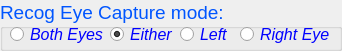
      <widget class="QGroupBox" name="groupBox_14">
       <property name="geometry">
        <rect>
         <x>10</x>
         <y>88</y>
         <width>342</width>
         <height>51</height>
        </rect>
       </property>
       <property name="palette">
        <palette>
         <active>
          <colorrole role="WindowText">
           <brush brushstyle="SolidPattern">
            <color alpha="255">
             <red>0</red>
             <green>85</green>
             <blue>255</blue>
            </color>
           </brush>
          </colorrole>
         </active>
         <inactive>
          <colorrole role="WindowText">
           <brush brushstyle="SolidPattern">
            <color alpha="255">
             <red>0</red>
             <green>85</green>
             <blue>255</blue>
            </color>
           </brush>
          </colorrole>
         </inactive>
         <disabled>
          <colorrole role="WindowText">
           <brush brushstyle="SolidPattern">
            <color alpha="255">
             <red>120</red>
             <green>120</green>
             <blue>120</blue>
            </color>
           </brush>
          </colorrole>
         </disabled>
        </palette>
       </property>
       <property name="font">
        <font>
         <pointsize>14</pointsize>
        </font>
       </property>
       <property name="title">
        <string>Recog Eye Capture mode:</string>
       </property>
       <widget class="QRadioButton" name="radioButton_RecogBothEyes">
        <property name="geometry">
         <rect>
          <x>10</x>
          <y>25</y>
          <width>101</width>
          <height>19</height>
         </rect>
        </property>
        <property name="palette">
         <palette>
          <active>
           <colorrole role="WindowText">
            <brush brushstyle="SolidPattern">
             <color alpha="255">
              <red>0</red>
              <green>0</green>
              <blue>255</blue>
             </color>
            </brush>
           </colorrole>
           <colorrole role="ButtonText">
            <brush brushstyle="SolidPattern">
             <color alpha="255">
              <red>0</red>
              <green>0</green>
              <blue>255</blue>
             </color>
            </brush>
           </colorrole>
          </active>
          <inactive>
           <colorrole role="WindowText">
            <brush brushstyle="SolidPattern">
             <color alpha="255">
              <red>0</red>
              <green>0</green>
              <blue>255</blue>
             </color>
            </brush>
           </colorrole>
           <colorrole role="ButtonText">
            <brush brushstyle="SolidPattern">
             <color alpha="255">
              <red>0</red>
              <green>0</green>
              <blue>255</blue>
             </color>
            </brush>
           </colorrole>
          </inactive>
          <disabled>
           <colorrole role="WindowText">
            <brush brushstyle="SolidPattern">
             <color alpha="255">
              <red>120</red>
              <green>120</green>
              <blue>120</blue>
             </color>
            </brush>
           </colorrole>
           <colorrole role="ButtonText">
            <brush brushstyle="SolidPattern">
             <color alpha="255">
              <red>120</red>
              <green>120</green>
              <blue>120</blue>
             </color>
            </brush>
           </colorrole>
          </disabled>
         </palette>
        </property>
        <property name="font">
         <font>
          <family>Arial</family>
          <pointsize>12</pointsize>
          <weight>50</weight>
          <italic>true</italic>
          <bold>false</bold>
         </font>
        </property>
        <property name="text">
         <string>Both Eyes</string>
        </property>
        <property name="checked">
         <bool>false</bool>
        </property>
       </widget>
       <widget class="QRadioButton" name="radioButton_RecogEitherEye">
        <property name="geometry">
         <rect>
          <x>110</x>
          <y>25</y>
          <width>71</width>
          <height>19</height>
         </rect>
        </property>
        <property name="palette">
         <palette>
          <active>
           <colorrole role="WindowText">
            <brush brushstyle="SolidPattern">
             <color alpha="255">
              <red>0</red>
              <green>0</green>
              <blue>255</blue>
             </color>
            </brush>
           </colorrole>
           <colorrole role="ButtonText">
            <brush brushstyle="SolidPattern">
             <color alpha="255">
              <red>0</red>
              <green>0</green>
              <blue>255</blue>
             </color>
            </brush>
           </colorrole>
          </active>
          <inactive>
           <colorrole role="WindowText">
            <brush brushstyle="SolidPattern">
             <color alpha="255">
              <red>0</red>
              <green>0</green>
              <blue>255</blue>
             </color>
            </brush>
           </colorrole>
           <colorrole role="ButtonText">
            <brush brushstyle="SolidPattern">
             <color alpha="255">
              <red>0</red>
              <green>0</green>
              <blue>255</blue>
             </color>
            </brush>
           </colorrole>
          </inactive>
          <disabled>
           <colorrole role="WindowText">
            <brush brushstyle="SolidPattern">
             <color alpha="255">
              <red>120</red>
              <green>120</green>
              <blue>120</blue>
             </color>
            </brush>
           </colorrole>
           <colorrole role="ButtonText">
            <brush brushstyle="SolidPattern">
             <color alpha="255">
              <red>120</red>
              <green>120</green>
              <blue>120</blue>
             </color>
            </brush>
           </colorrole>
          </disabled>
         </palette>
        </property>
        <property name="font">
         <font>
          <family>Arial</family>
          <pointsize>12</pointsize>
          <weight>50</weight>
          <italic>true</italic>
          <bold>false</bold>
         </font>
        </property>
        <property name="text">
         <string>Either</string>
        </property>
        <property name="checked">
         <bool>true</bool>
        </property>
       </widget>
       <widget class="QRadioButton" name="radioButton_RecogLeftEye">
        <property name="geometry">
         <rect>
          <x>180</x>
          <y>25</y>
          <width>61</width>
          <height>19</height>
         </rect>
        </property>
        <property name="palette">
         <palette>
          <active>
           <colorrole role="WindowText">
            <brush brushstyle="SolidPattern">
             <color alpha="255">
              <red>0</red>
              <green>0</green>
              <blue>255</blue>
             </color>
            </brush>
           </colorrole>
           <colorrole role="ButtonText">
            <brush brushstyle="SolidPattern">
             <color alpha="255">
              <red>0</red>
              <green>0</green>
              <blue>255</blue>
             </color>
            </brush>
           </colorrole>
          </active>
          <inactive>
           <colorrole role="WindowText">
            <brush brushstyle="SolidPattern">
             <color alpha="255">
              <red>0</red>
              <green>0</green>
              <blue>255</blue>
             </color>
            </brush>
           </colorrole>
           <colorrole role="ButtonText">
            <brush brushstyle="SolidPattern">
             <color alpha="255">
              <red>0</red>
              <green>0</green>
              <blue>255</blue>
             </color>
            </brush>
           </colorrole>
          </inactive>
          <disabled>
           <colorrole role="WindowText">
            <brush brushstyle="SolidPattern">
             <color alpha="255">
              <red>120</red>
              <green>120</green>
              <blue>120</blue>
             </color>
            </brush>
           </colorrole>
           <colorrole role="ButtonText">
            <brush brushstyle="SolidPattern">
             <color alpha="255">
              <red>120</red>
              <green>120</green>
              <blue>120</blue>
             </color>
            </brush>
           </colorrole>
          </disabled>
         </palette>
        </property>
        <property name="font">
         <font>
          <family>Arial</family>
          <pointsize>12</pointsize>
          <weight>50</weight>
          <italic>true</italic>
          <bold>false</bold>
         </font>
        </property>
        <property name="text">
         <string>Left</string>
        </property>
       </widget>
       <widget class="QRadioButton" name="radioButton_RecogRightEye">
        <property name="geometry">
         <rect>
          <x>240</x>
          <y>25</y>
          <width>101</width>
          <height>19</height>
         </rect>
        </property>
        <property name="palette">
         <palette>
          <active>
           <colorrole role="WindowText">
            <brush brushstyle="SolidPattern">
             <color alpha="255">
              <red>0</red>
              <green>0</green>
              <blue>255</blue>
             </color>
            </brush>
           </colorrole>
           <colorrole role="ButtonText">
            <brush brushstyle="SolidPattern">
             <color alpha="255">
              <red>0</red>
              <green>0</green>
              <blue>255</blue>
             </color>
            </brush>
           </colorrole>
          </active>
          <inactive>
           <colorrole role="WindowText">
            <brush brushstyle="SolidPattern">
             <color alpha="255">
              <red>0</red>
              <green>0</green>
              <blue>255</blue>
             </color>
            </brush>
           </colorrole>
           <colorrole role="ButtonText">
            <brush brushstyle="SolidPattern">
             <color alpha="255">
              <red>0</red>
              <green>0</green>
              <blue>255</blue>
             </color>
            </brush>
           </colorrole>
          </inactive>
          <disabled>
           <colorrole role="WindowText">
            <brush brushstyle="SolidPattern">
             <color alpha="255">
              <red>120</red>
              <green>120</green>
              <blue>120</blue>
             </color>
            </brush>
           </colorrole>
           <colorrole role="ButtonText">
            <brush brushstyle="SolidPattern">
             <color alpha="255">
              <red>120</red>
              <green>120</green>
              <blue>120</blue>
             </color>
            </brush>
           </colorrole>
          </disabled>
         </palette>
        </property>
        <property name="font">
         <font>
          <family>Arial</family>
          <pointsize>12</pointsize>
          <weight>50</weight>
          <italic>true</italic>
          <bold>false</bold>
         </font>
        </property>
        <property name="text">
         <string>Right Eye</string>
        </property>
       </widget>
      </widget>
